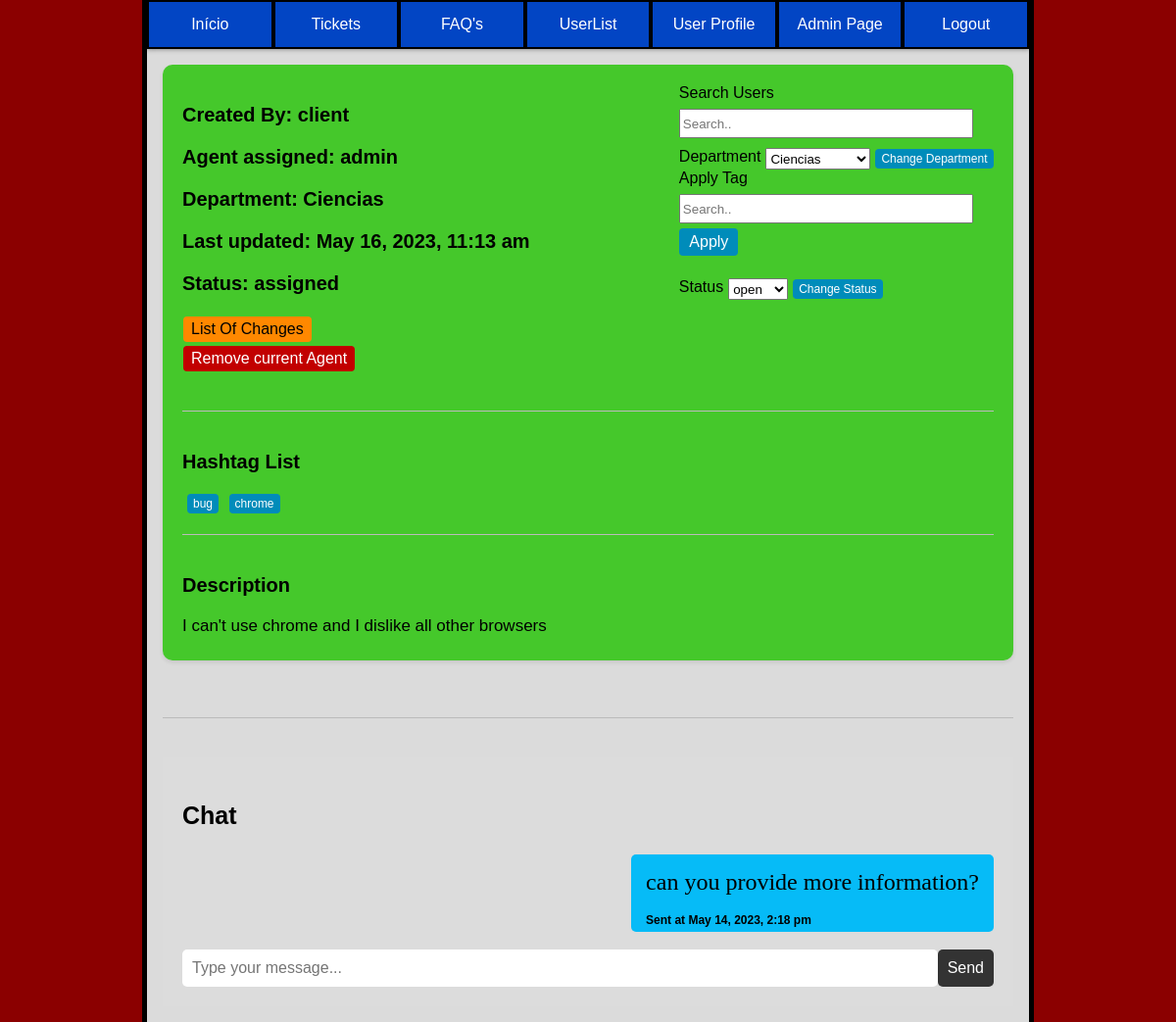
Screenshot of /pages/ticket_page.php?ticket_id=2 (signed in) with the database file from the repository.
### tables this page shows
CREATE TABLE user(
    id INTEGER PRIMARY KEY,
    name VARCHAR(50) NOT NULL,
    username VARCHAR(50) UNIQUE NOT NULL,
    email VARCHAR(50) UNIQUE NOT NULL,
    password VARCHAR(255) NOT NULL,
    role VARCHAR(10) CHECK(role = 'client' or role = 'agent' or role = 'admin') NOT NULL,
    department_id INTEGER,
    FOREIGN KEY (department_id) REFERENCES department(id)
);

CREATE TABLE department(
    id INTEGER PRIMARY KEY,
    name VARCHAR(50) NOT NULL
);

CREATE TABLE tickets(
    id INTEGER PRIMARY KEY,
    department_id INTEGER,
    client_id INTEGER,
    agent_id INTEGER,
    subject VARCHAR(200) NOT NULL,
    description TEXT NOT NULL,
    status VARCHAR(10) CHECK(status = 'open' or status = 'assigned' or status = 'closed') NOT NULL,
    priority VARCHAR(10) CHECK(priority = 'low' or priority = 'medium' or priority ='high') NOT NULL,
    created_at DATETIME NOT NULL,
    updated_at DATETIME,
    FOREIGN KEY (department_id) REFERENCES department(id),
    FOREIGN KEY (client_id) REFERENCES user(id),
    FOREIGN KEY (agent_id) REFERENCES user(id)
);

CREATE TABLE hashtags (
  id INTEGER PRIMARY KEY,
  hashtag VARCHAR(50) NOT NULL
);

CREATE TABLE message(
    id INTEGER PRIMARY KEY,
    msg TEXT NOT NULL,
    ticket_id INTEGER NOT NULL,
    user_id INTEGER NOT NULL,
    created_at DATETIME NOT NULL,
    FOREIGN KEY (user_id) REFERENCES user(id),
    FOREIGN KEY (ticket_id) REFERENCES tickets(id)
);

### utils/functions.php (called while the page is built, shortened)
<?php
function searchUser($id){
    $db = getDatabaseConnection();
    $stmt = $db->prepare('SELECT * FROM user WHERE id = ?');
    $stmt->execute(array($id));
    return $stmt->fetch();
}
function getTagsFromTicket($ticketId){
    $db = getDatabaseConnection();
    $stmt = $db->prepare('SELECT hashtags.* FROM tickets JOIN ticket_hashtags ON tickets.id = ticket_hashtags.ticket_id
                                            JOIN hashtags ON hashtags.id = ticket_hashtags.hashtag_id
                                            WHERE tickets.id = ?');
    $stmt->execute(array($ticketId));
    $tags = $stmt->fetchAll();
    return $tags;
}
function searchDepartment($department_id){
    $db = getDatabaseConnection();
    $stmt = $db->prepare('SELECT * FROM department WHERE id = ?');
    $stmt->execute(array($department_id));
    $department = $stmt->fetch();
    return $department;
}
function getAllDepartments(){
    $db = getDatabaseConnection();
    $stmt = $db->prepare('SELECT * FROM department');
    $stmt->execute();
    $departments = $stmt->fetchAll();
    return $departments;
}
function searchTicket($ticket_id){
    $db = getDatabaseConnection();
    $stmt = $db->prepare('SELECT * FROM tickets WHERE id = ?');
    $stmt->execute(array($ticket_id));
    $ticket = $stmt->fetch();
    return $ticket;
}
function getMessagesFromTicket($ticket_id){
    $db = getDatabaseConnection();
    $stmt = $db->prepare('SELECT * FROM message WHERE ticket_id = ?');
    $stmt->execute(array($ticket_id));
    $messages = $stmt->fetchAll();
    return $messages;
}
?>

### pages/ticket_page.php (the view, shortened to what this page needs)
<?php
require_once('../utils/functions.php');
$user = searchUser($_SESSION["user_id"]);
$ticket_to_display = searchTicket($_GET["ticket_id"]);
$messages = getMessagesFromTicket($ticket_to_display["id"]);
?>
<!DOCTYPE html>
<html lang="en-US">
<link rel="stylesheet" href="../css/style_index.css">
<link rel="stylesheet" href="../css/ticket_page.css">
   <head>
   </head>
   <body>
    <div class="container_master">
      <div class="container">
        <ul class="buttons">
            <button class="index" onclick="indexPage()">Início</button>
            <button class="tickets" onclick="ticketsPage()">Tickets</button>
            <button class="faqs" onclick="faqsPage()">FAQ's</button>
            <button class="users" onclick="usersPage()">UserList</button>
            <button class="user_profile" onclick="sendDataUser('<?php echo $user['username'] ?>')">User Profile</button>
            <?php if($user["role"] == "admin"): ?>
            <button class="admin_page" onclick="adminPage()">Admin Page</button>
            <?php endif; ?>
            <button class="logout" onclick="logoutPage()">Logout</button>
        </ul>
      </div>
      <div class="content">
        <div class="box">
          <div class="group">
          <div class="info">
            <h3>Created By: <?php $search_user = searchUser($ticket_to_display["client_id"]); echo $search_user["name"]?></h3>
            <h3>Agent assigned: <?php $search_user = searchUser($ticket_to_display["agent_id"]); if($search_user != null){echo $search_user["name"];}else{echo "N/A";}?></h3>
            <h3>Department: <?php $department = searchDepartment($ticket_to_display["department_id"]);if($department != null){echo $department["name"];}else{echo "N/A";}?></h3>
            <h3>Last updated: <?php if($ticket_to_display["updated_at"] == null){echo $ticket_to_display["created_at"];}else{echo $ticket_to_display["updated_at"];} ?></h3>
            <h3>Status: <?php echo $ticket_to_display["status"]; ?></h3>
            <?php if(($user["role"] != "client")):?>
              <div class="changes">
                <button onclick="sendDataTicketList('<?php echo $ticket_to_display['id'] ?>')">List Of Changes</button>
              </div>
              <?php if ($ticket_to_display["status"] != "closed"): ?>
                <div>
                  <form method="POST">
                    <input class="remove_agent" type="submit" value="Remove current Agent" name="updateAgent">
                  </form>
                </div>
                <br>
              <?php endif; ?>
            <?php endif; ?>
          </div>
          <div class="options">
            <?php if(($user["role"] != "client")):?>
              <?php if ($ticket_to_display["status"] != "closed"): ?>
                <div class="right-group">
                  <div class="search_wrapper">
                    <label for="search">Search Users</label><br>
                    <input type="search" id="search_user_ticket" placeholder="Search.." style="width: 300px; height: 30px; margin-top: 7px;">
                  </div>
                </div>
                <form method="POST">
                  <label for="department">Department</label>
                  <?php
                    $departments = getAllDepartments();
                    echo "<select name='department' class='department'>";
                    foreach($departments as $department){
                      $d_name = $department['name'];
                      $department_id = $department['id'];
                      echo "<option value='$department_id'>$d_name</option>";
                    }
                    echo "</select>";
                  ?>
                  <br>
                  <input class="change_department" type="submit" value="Change Department">
                </form>
                <form method="POST">
                  <div class="search_wrapper">
                    <label for="tag">Apply Tag</label><br>
                    <input type="search" id="tag" name="tag" placeholder="Search.." style="width: 300px; height: 30px; margin-top: 7px;">
                    <br>
                    <input class="addTag" type="submit" value="Apply">
                  </div>
                </form>
              <?php endif; ?>
                <br>
                <form method="POST">
                  <label for="status">Status</label>
                  <select name="status" class="status">
                    <option value="open">open</option>
                  </select>
                  <br>
                  <input class="change_status" type="submit" value="Change Status">
                </form>
                <br>
            <?php endif; ?>
          </div>
          </div>
          <hr>
          <div class="tagsList">
            <h3>Hashtag List</h3>
            <?php
              $displayTags = getTagsFromTicket($ticket_to_display["id"]);
              if($user["role"] == "client"){
                $html = "";
                foreach($displayTags as $displayTag){
                 $html .= $displayTag["hashtag"] . ", ";
                }
                $html = substr($html,0,-2);
                echo $html;
              }
              else{
                $html = "";
                foreach($displayTags as $displayTag){
                  $html .= '<form method="post">';
                  $html .= '<button type="submit" name="removeTag" value="' . $displayTag["id"] . '">' . $displayTag["hashtag"] . '</button>';
                  $html .= '</form>';
                }
                echo $html;
              }
            ?>
          </div>
          <hr>
          <div class="description">
            <h3>Description</h3>
            <p> <?php echo $ticket_to_display["description"] ?> </p>
          </div>
        </div>
        <br>
        <hr>
        <?php if($user["id"] == $ticket_to_display["agent_id"] || $user["id"] == $ticket_to_display["client_id"]):?>
          <div class="chat">
            <h3>Chat</h3>
            <?php
              foreach($messages as $message){
                if(searchUser($message["user_id"])["id"] == $user["id"]){
                  echo "<div class='userMsg'> <p>" . $message["msg"] . "</p> <h6>Sent at ".$message["created_at"]."</h6> </div>";
                  echo "<br>";
                }
                else{
                  echo "<div class='otherUserMsg'> <em>".searchUser($message["user_id"])["username"].":</em><br><p> " . $message["msg"] . "</p> <h6>Sent at ".$message["created_at"]."</h6> </div>";
                  echo "<br>";
                }
              }
            ?>
            <form method="POST">
              <input type="text" placeholder="Type your message..." name="sendReply">
			        <button>Send</button>
            </form>
          </div>
        <?php endif;?>
      </div>
    </div>
   </body>
</html>

### css/style_index.css (style rules this page uses)
body { font-family: Arial, sans-serif; background-color: rgb(219, 219, 219); width: 75%; margin: auto; border-left: 5px solid; border-right: 5px solid; min-height: 100vh; padding-bottom: 1em; }
html { background-color: darkred; }
.container { margin: auto; }
ul { margin-left: -40px; margin-top: auto; margin-right: auto; }
.buttons li, .buttons button { background-color: #0245c4; text-decoration: none; border: none; color: white; text-align: center; text-decoration: none; font-size: 16px; cursor: pointer; border:solid 2px black; width: 100%; height: 50px; }
.container { box-shadow: 0 0 5px rgba(0, 0, 0, 0.25),0 0 5px rgba(0, 0, 0, 0.25); }
.buttons { display: flex; flex-direction: row; flex-grow: 1; }
.content { margin: auto; overflow: auto; padding-left: 1em; padding-right: 1em; }

### css/ticket_page.css (style rules this page uses)
p { margin: 0; font-size: 24px; margin-bottom: -10px; }
h6 { font-size: 12px; margin-bottom: -10px; }
.userMsg p { font-family: serif; }
.chat { display: flex; flex-direction: column; padding: 20px; background-color: #dcdcdc; }
.userMsg { align-self: flex-end; background-color: rgb(6, 187, 247); border-radius: 5px; padding: 15px; max-width: 500px; min-width: 200px; word-wrap: break-word; }
form { display: flex; }
.chat input { flex: 1; border-radius: 5px; border: none; padding: 10px; font-size: 16px; }
.chat button { background-color: #333; color: #fff; border: none; border-radius: 5px; padding: 10px; font-size: 16px; cursor: pointer; }
hr { border: none; border-top: 1px solid #bbbbbb; margin: 20px 0; margin-bottom: 40px; }
.box { background-color: #22c402ce; padding: 20px; margin-bottom: 20px; border-radius: 10px; box-shadow: 0 2px 4px rgba(0, 0, 0, 0.1); }
.box h3 { font-size: 20px; }
.box p { font-size: 17px; }
h3 { font-size: 25px; font-family: sans-serif; }
.info { flex: 1; }
.group { display: flex; }
.right-group { float: center; margin-bottom: 10px; align-items: left; }
.remove_agent { flex: 0; }
.description { align-items: left; margin-bottom: 15px; }
.tagsList form { margin-right: 5px; display: inline-block; }
.tagsList button { background-color: #008CBA; border: none; border-radius: 4px; color: white; padding: 3px 6px; text-align: center; text-decoration: none; display: inline-block; font-size: 12px; margin: 1px 0.5px; cursor: pointer; margin-left: 5px; }
.options { flex: 0; align-self: flex-start; margin-bottom: 10px; margin-right: auto; }
.remove_agent { background-color: #c20000; border: none; border-radius: 4px; color: white; padding: 4px 8px; text-align: center; text-decoration: none; display: inline-block; font-size: 16px; margin: 2px 1px; cursor: pointer; }
.change_department { background-color: #008CBA; border: none; border-radius: 4px; color: white; padding: 3px 6px; text-align: center; text-decoration: none; display: inline-block; font-size: 12px; margin: 1px 0.5px; cursor: pointer; margin-left: 5px; }
.change_status { background-color: #008CBA; border: none; border-radius: 4px; color: white; padding: 3px 6px; text-align: center; text-decoration: none; display: inline-block; font-size: 12px; margin: 1px 0.5px; cursor: pointer; margin-left: 5px; }
select { margin-left: 5px; }
.changes button { background-color: rgb(255, 136, 0); border: none; border-radius: 4px; color: black; padding: 4px 8px; text-align: center; text-decoration: none; display: inline-block; font-size: 16px; margin: 2px 1px; cursor: pointer; }
.addTag { background-color: #008CBA; border: none; border-radius: 4px; color: white; padding: 5px 10px; text-align: center; text-decoration: none; display: inline-block; font-size: 16px; margin: 5px 0.5px; cursor: pointer; }

### rows the page displays
user: name "client"
user: name "admin"
department: name "Ciencias"
tickets: updated_at "May 16, 2023, 11:13 am", status "assigned", description "I can't use chrome and I dislike all other browsers"
hashtags: $displayTag["id"] 2 (drawn), hashtag "bug"
hashtags: $displayTag["id"] 3 (drawn), hashtag "chrome"
message: msg "can you provide more information?", created_at "May 14, 2023, 2:18 pm"

### other values shown
form field department "Ciencias"
